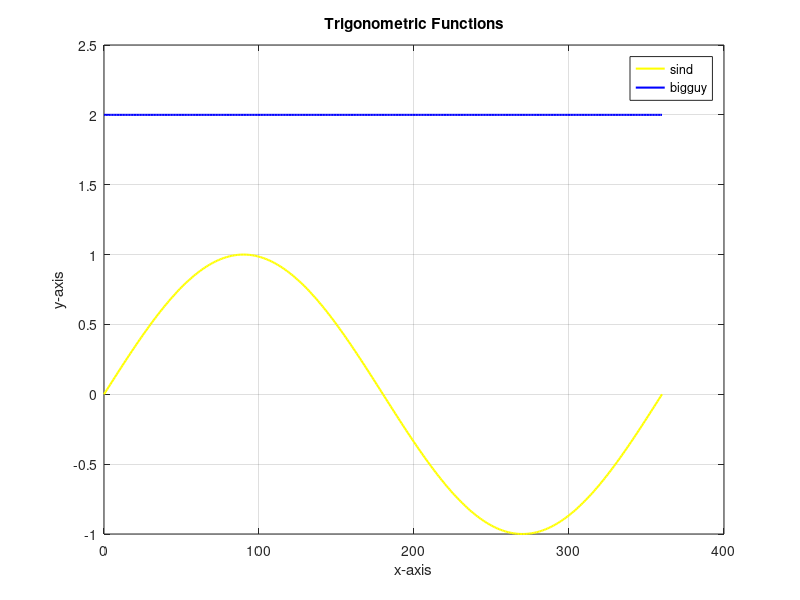

The MATLAB script that drew this image:
%% Q3) Trigonometric Function Plot
x = 0:360;             % Degrees
y1 = sind(x);          % sin(x)
y2 = 2*((sind(x)).^2 + (cosd(x)).^2);  % Derived function

figure;
plot(x, y1, 'y', 'LineWidth', 1.5 ); hold on;
plot(x, y2, 'b', 'LineWidth', 1.5);
legend('sind','bigguy')
xlabel('x-axis');
ylabel('y-axis');
title('Trigonometric Functions');
grid on;
